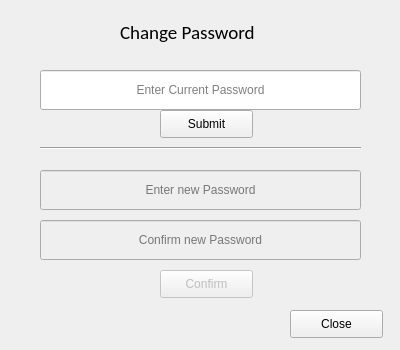
<?xml version="1.0" encoding="UTF-8"?>
<ui version="4.0">
 <class>changepassword</class>
 <widget class="QWidget" name="changepassword">
  <property name="geometry">
   <rect>
    <x>0</x>
    <y>0</y>
    <width>400</width>
    <height>350</height>
   </rect>
  </property>
  <property name="minimumSize">
   <size>
    <width>400</width>
    <height>350</height>
   </size>
  </property>
  <property name="maximumSize">
   <size>
    <width>400</width>
    <height>350</height>
   </size>
  </property>
  <property name="windowTitle">
   <string>Change Password</string>
  </property>
  <widget class="QLabel" name="label">
   <property name="geometry">
    <rect>
     <x>120</x>
     <y>10</y>
     <width>162</width>
     <height>45</height>
    </rect>
   </property>
   <property name="font">
    <font>
     <family>Calibri</family>
     <pointsize>14</pointsize>
    </font>
   </property>
   <property name="mouseTracking">
    <bool>true</bool>
   </property>
   <property name="text">
    <string>Change Password</string>
   </property>
  </widget>
  <widget class="QLineEdit" name="password">
   <property name="enabled">
    <bool>false</bool>
   </property>
   <property name="geometry">
    <rect>
     <x>40</x>
     <y>170</y>
     <width>321</width>
     <height>40</height>
    </rect>
   </property>
   <property name="alignment">
    <set>Qt::AlignCenter</set>
   </property>
   <property name="placeholderText">
    <string>Enter new Password</string>
   </property>
   <property name="clearButtonEnabled">
    <bool>true</bool>
   </property>
  </widget>
  <widget class="QLineEdit" name="confirm_password">
   <property name="enabled">
    <bool>false</bool>
   </property>
   <property name="geometry">
    <rect>
     <x>40</x>
     <y>220</y>
     <width>321</width>
     <height>40</height>
    </rect>
   </property>
   <property name="alignment">
    <set>Qt::AlignCenter</set>
   </property>
   <property name="placeholderText">
    <string>Confirm new Password</string>
   </property>
   <property name="clearButtonEnabled">
    <bool>true</bool>
   </property>
  </widget>
  <widget class="Line" name="line">
   <property name="geometry">
    <rect>
     <x>40</x>
     <y>140</y>
     <width>321</width>
     <height>16</height>
    </rect>
   </property>
   <property name="orientation">
    <enum>Qt::Horizontal</enum>
   </property>
  </widget>
  <widget class="QPushButton" name="confirm_button">
   <property name="enabled">
    <bool>false</bool>
   </property>
   <property name="geometry">
    <rect>
     <x>160</x>
     <y>270</y>
     <width>93</width>
     <height>28</height>
    </rect>
   </property>
   <property name="text">
    <string>Confirm</string>
   </property>
   <property name="shortcut">
    <string>Return</string>
   </property>
  </widget>
  <widget class="QPushButton" name="close_button">
   <property name="geometry">
    <rect>
     <x>290</x>
     <y>310</y>
     <width>93</width>
     <height>28</height>
    </rect>
   </property>
   <property name="text">
    <string>Close</string>
   </property>
   <property name="shortcut">
    <string>Esc</string>
   </property>
  </widget>
  <widget class="QLineEdit" name="old_password">
   <property name="geometry">
    <rect>
     <x>40</x>
     <y>70</y>
     <width>321</width>
     <height>40</height>
    </rect>
   </property>
   <property name="alignment">
    <set>Qt::AlignCenter</set>
   </property>
   <property name="placeholderText">
    <string>Enter Current Password</string>
   </property>
   <property name="clearButtonEnabled">
    <bool>true</bool>
   </property>
  </widget>
  <widget class="QPushButton" name="submitButton">
   <property name="geometry">
    <rect>
     <x>160</x>
     <y>110</y>
     <width>93</width>
     <height>28</height>
    </rect>
   </property>
   <property name="text">
    <string>Submit</string>
   </property>
  </widget>
 </widget>
 <resources/>
 <connections/>
</ui>
